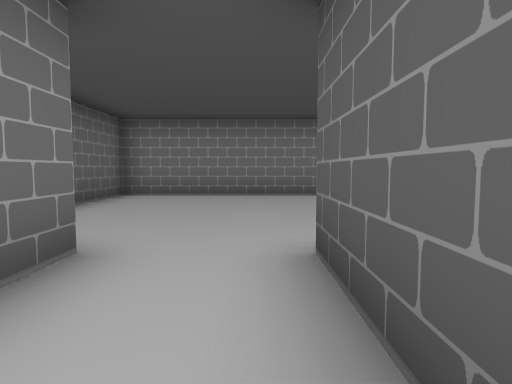
view 1 (above)

15 first-person views from a walk through a level from a Godot 3-D game. The camera is 1.4 m above the floor, tilts 4° down and sees 75° across. The floor is counted in squares, 2 m on a side. Each view is taken from the middle of a square. On the plan, view 1 faces up. The plan holds only what a view shows up to about 10 squares ahead; the rest is blank. Flat picture figures and markers are left out.

view 2
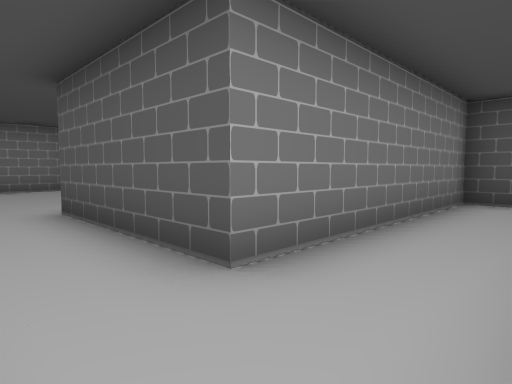

view 3
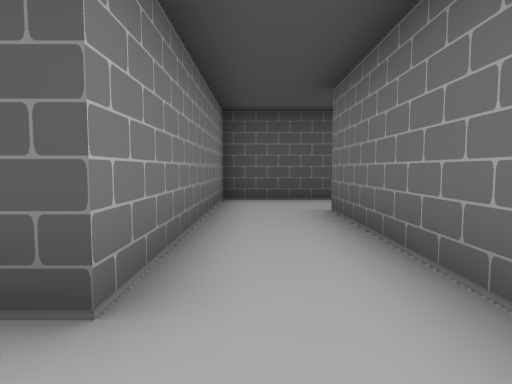

view 4
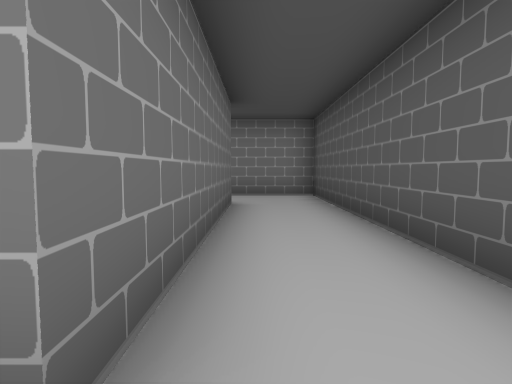

view 5
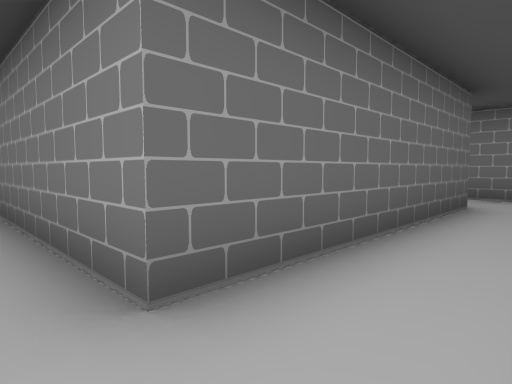

view 6
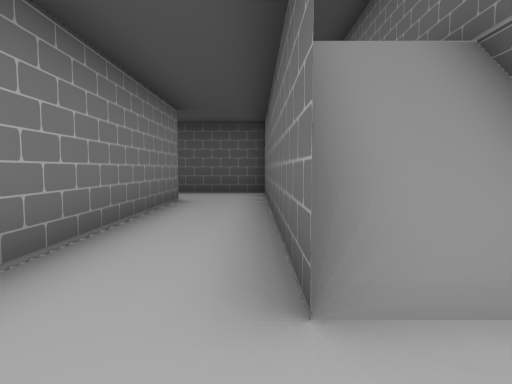

view 7
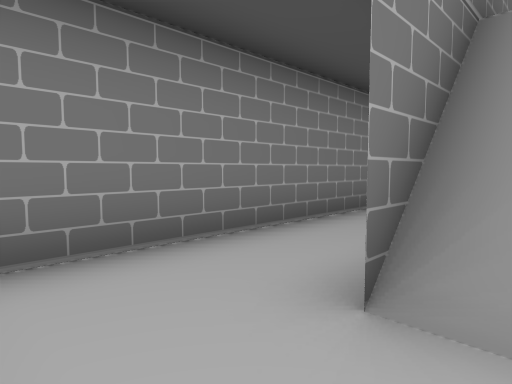

view 8
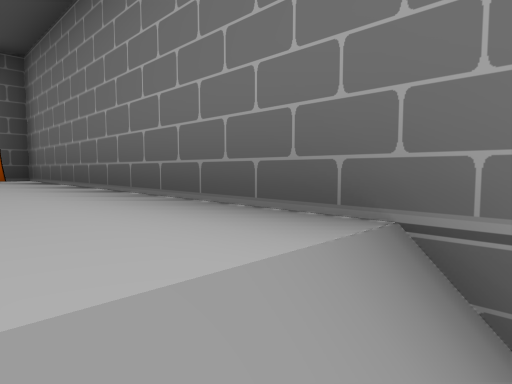

view 9
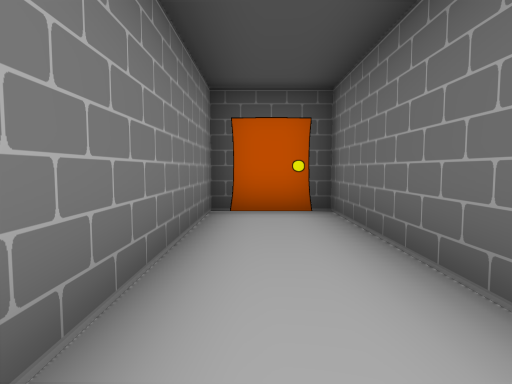

view 10
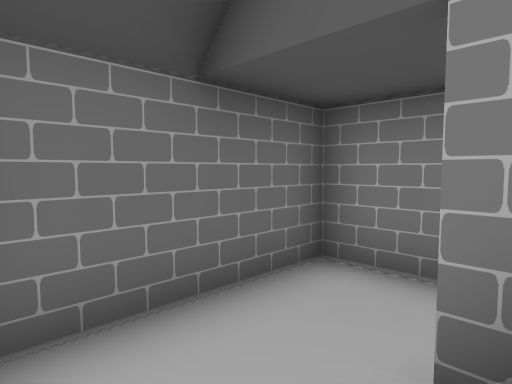

view 11
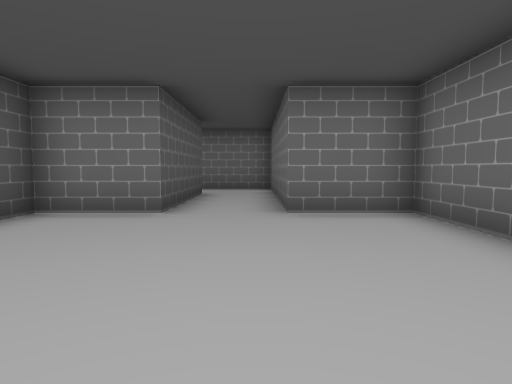

view 12
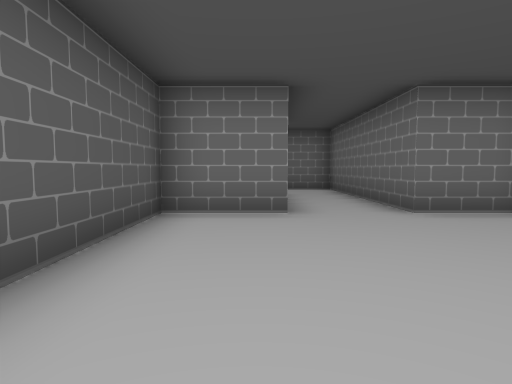

view 13
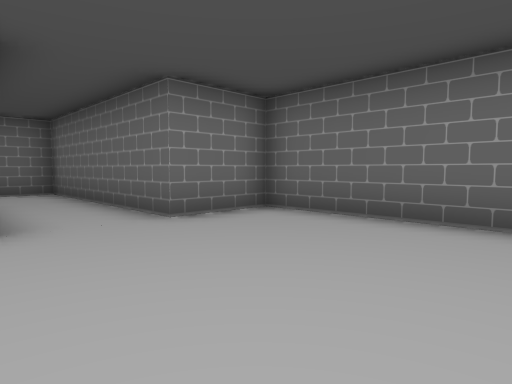

view 14
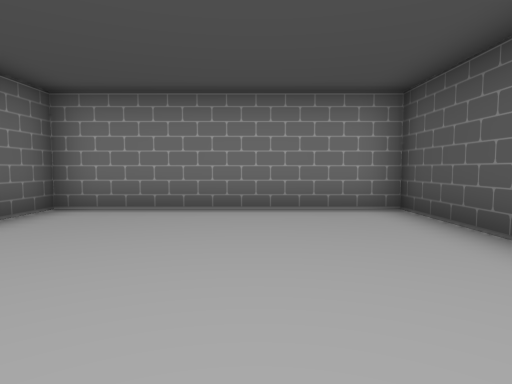

view 15
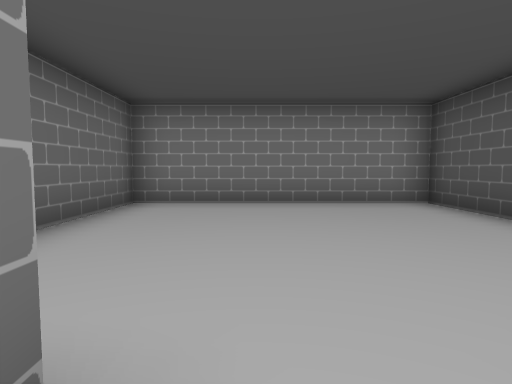

### Floor plan
Key: @ floor where view 1 was taken; # wall or solid block; . main floor; : floor 4 m higher than the main floor; / step, stairs or slope.
Columns run from 4 left of view 1 to 7 right of it. Each row starts with its distance up from view 1.
  9 ########
  8 #......#
  7 #......#
  6 #......#
  5 #......#
  4 #......#
  3 #......#
  2 ###..###
  1   #..#
  0   #.@#
 -1   #..#######
 -2   #........#
 -3   #........#
 -4   #######..#
 -5         #..#
 -6         #..#
 -7         #..#
 -8         #..#
 -9 #########..#
-10 #..........#
-11 #..#########
-12 #..//::::::#
-13 #. //::::::#
-14     ########

Where each view was taken, in squares from view 1:
view 1: 0 up, 0 right, facing up
view 2: 3 down, 1 left, facing up-right
view 3: 2 down, 1 left, facing right
view 4: 10 down, 5 right, facing up
view 5: 10 down, 6 right, facing up-left
view 6: 11 down, 3 left, facing right
view 7: 12 down, 3 left, facing up-right
view 8: 12 down, 0 right, facing down-right
view 9: 12 down, 1 right, facing right
view 10: 13 down, 1 left, facing up-left
view 11: 8 up, 1 left, facing down
view 12: 8 up, 1 right, facing down
view 13: 7 up, 1 right, facing down-left
view 14: 3 up, 0 right, facing up
view 15: 2 up, 1 left, facing up
